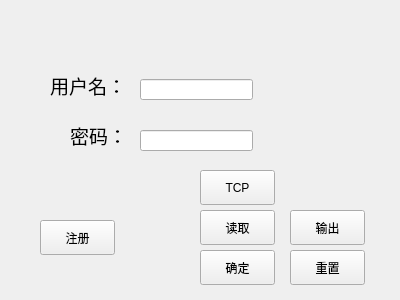
<?xml version="1.0" encoding="UTF-8"?>
<ui version="4.0">
 <class>Widget</class>
 <widget class="QWidget" name="Widget">
  <property name="geometry">
   <rect>
    <x>0</x>
    <y>0</y>
    <width>400</width>
    <height>300</height>
   </rect>
  </property>
  <property name="windowTitle">
   <string>Widget</string>
  </property>
  <widget class="QPushButton" name="pushButton">
   <property name="geometry">
    <rect>
     <x>200</x>
     <y>250</y>
     <width>75</width>
     <height>35</height>
    </rect>
   </property>
   <property name="text">
    <string>确定</string>
   </property>
  </widget>
  <widget class="QPushButton" name="pushButton_2">
   <property name="geometry">
    <rect>
     <x>290</x>
     <y>250</y>
     <width>75</width>
     <height>35</height>
    </rect>
   </property>
   <property name="text">
    <string>重置</string>
   </property>
  </widget>
  <widget class="QLabel" name="label">
   <property name="geometry">
    <rect>
     <x>50</x>
     <y>70</y>
     <width>71</width>
     <height>31</height>
    </rect>
   </property>
   <property name="font">
    <font>
     <family>Agency FB</family>
     <pointsize>14</pointsize>
    </font>
   </property>
   <property name="text">
    <string>用户名：</string>
   </property>
  </widget>
  <widget class="QLabel" name="label_2">
   <property name="geometry">
    <rect>
     <x>70</x>
     <y>120</y>
     <width>71</width>
     <height>31</height>
    </rect>
   </property>
   <property name="font">
    <font>
     <family>Agency FB</family>
     <pointsize>14</pointsize>
    </font>
   </property>
   <property name="text">
    <string>密码：</string>
   </property>
  </widget>
  <widget class="QLineEdit" name="lineEdit">
   <property name="geometry">
    <rect>
     <x>140</x>
     <y>79</y>
     <width>113</width>
     <height>21</height>
    </rect>
   </property>
  </widget>
  <widget class="QLineEdit" name="lineEdit_2">
   <property name="geometry">
    <rect>
     <x>140</x>
     <y>130</y>
     <width>113</width>
     <height>21</height>
    </rect>
   </property>
  </widget>
  <widget class="QPushButton" name="pushButton_3">
   <property name="geometry">
    <rect>
     <x>40</x>
     <y>220</y>
     <width>75</width>
     <height>35</height>
    </rect>
   </property>
   <property name="font">
    <font>
     <family>Agency FB</family>
     <pointsize>9</pointsize>
    </font>
   </property>
   <property name="text">
    <string>注册</string>
   </property>
  </widget>
  <widget class="QPushButton" name="pushButton_4">
   <property name="geometry">
    <rect>
     <x>200</x>
     <y>210</y>
     <width>75</width>
     <height>35</height>
    </rect>
   </property>
   <property name="text">
    <string>读取</string>
   </property>
  </widget>
  <widget class="QPushButton" name="pushButton_5">
   <property name="geometry">
    <rect>
     <x>290</x>
     <y>210</y>
     <width>75</width>
     <height>35</height>
    </rect>
   </property>
   <property name="text">
    <string>输出</string>
   </property>
  </widget>
  <widget class="QPushButton" name="pushButton_6">
   <property name="geometry">
    <rect>
     <x>200</x>
     <y>170</y>
     <width>75</width>
     <height>35</height>
    </rect>
   </property>
   <property name="text">
    <string>TCP</string>
   </property>
  </widget>
 </widget>
 <layoutdefault spacing="6" margin="11"/>
 <resources/>
 <connections/>
</ui>
